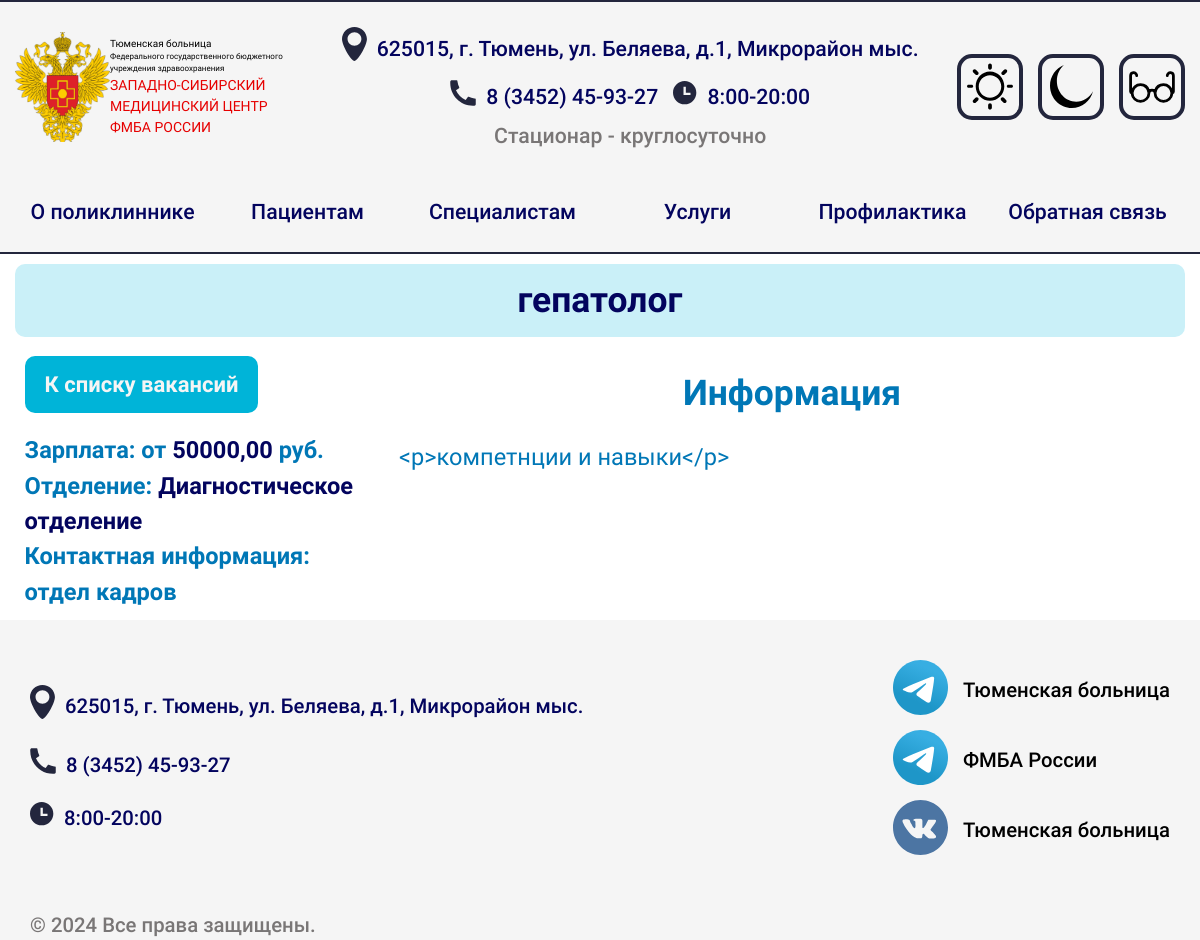
/vacancies/2/, run on the app's committed database.
### vacancy/models.py (models this page shows, shortened)
class Vacancy(models.Model):
    specialty = models.CharField(max_length=255, verbose_name="Специальность")
    salary = models.DecimalField(
        max_digits=10, decimal_places=2, verbose_name="Зарплата"
    )
    information = RichTextField(verbose_name="Информация")
    contact_info = RichTextField(verbose_name="Контактная информация")
    department = models.ForeignKey(
        Department,
        on_delete=models.CASCADE,
        related_name="vacancies",
        verbose_name="Отделение больницы",
    )
    created_at = models.DateTimeField(auto_now_add=True, verbose_name="Дата публикации")
    updated_at = models.DateTimeField(auto_now=True, verbose_name="Дата обновления")
    class Meta:
        verbose_name = "вакансия"
        verbose_name_plural = "Вакансии"

### hospital_departments/models.py (models this page shows, shortened)
class Department(models.Model):
       TYPE_CHOICES = [
           ('adult', 'Взрослая'),
           ('children', 'Детская')
       ]
       name = models.CharField(max_length=100, verbose_name="Название")
       location = models.CharField(max_length=255, verbose_name="Адрес")
       department_type = models.CharField(max_length=10, choices=TYPE_CHOICES, verbose_name="Отделение")
       description = RichTextField(verbose_name="Информация")
       class Meta:
        verbose_name = "отделение"
        verbose_name_plural = "Отделения больницы"

### vacancy/views.py (the view)
# urls.py: path("<int:pk>/", views.vacancy_detail, name="vacancy_detail"),
def vacancy_detail(request, pk):
    vacancy = get_object_or_404(Vacancy, pk=pk)
    return render(request, "vacancy/vacancy_detail.html", {"vacancy": vacancy})

### vacancy/templates/vacancy/vacancy_detail.html (shortened to what this page needs)
{% extends 'base.html' %}
{% load static %}
{% block content %}
  <section class="hero">
    <div class="hero__wrapper container">
      <h1 class="section__title middle background-border">{{ vacancy.specialty }}</h1>
      <div class="section__subtitle less align__left width--100">
        <aside class="aside no-100h vacancy">
          <a href="{% url 'vacancy_list' %}" class="button-standart slide__link fit-content margin__bottom--2">К списку вакансий</a>
          <p class="section__subtitle less align__left width--100">Зарплата: от <span class="section__title blue">{{ vacancy.salary }}</span> руб.</p>
          <p class="section__subtitle less align__left width--100">Отделение: <span class="section__title blue">{{ vacancy.department.name }}</span></p>
          <p class="section__subtitle less align__left width--100">Контактная информация:</p>
          <div>{{ vacancy.contact_info|safe }}</div>
        </aside><h2 class="section__title middle center margin__block--2">Информация</h2>{{ vacancy.information }}
      </div>
    </div>
  </section>
{% endblock %}

### main/static/deps/style-dist.css (style rules this page uses)
*,:after,:before { box-sizing:border-box }
:where(blockquote,figure):where([class]),body { margin:0 }
:where(h1,h2,h3,h4,h5,h6,p,ul,ol,dl):where([class]) { margin-block:0 }
p { --paragraphMarginBottom:24px;margin-block:0 }
html { height:100%;scroll-behavior:smooth }
body { min-height:100%;line-height:1.5 }
:root { --footer-font-size:1.375rem;--header-font-size:1.438rem }
.margin__bottom--2 { margin-bottom:20px }
.margin__block--2 { margin-block:20px }
.margin__bottom--2 { margin-bottom:1.25rem }
.margin__block--2 { margin-block:1.25rem }
.section__title { font-family:"Roboto";z-index:10 }
.section__title.blue { color:#03045E }
.section__title.middle { font-size:2.4rem }
.section__title.center { text-align:center }
.section__title.background-border { --indents:0.625rem;display:flex;justify-content:center;align-items:center;flex-wrap:nowrap;flex-direction:column;color:#03045E;background-color:#CAF0F8;width:100%;text-align:center;border-radius:var(--indents);padding-block:var(--indents);margin-block:var(--indents) }
@media screen and (width < 1300px) { .section__title.middle { font-size:clamp(2rem,2.9538461538vw,2.4rem) } }
.section__subtitle { font-family:"Roboto";z-index:10;color:#0077B6;font-size:1rem }
.section__subtitle.width--100 { width:100% }
.section__subtitle.less { font-size:1.475rem }
.section__subtitle.align__left { text-align:left }
.button-standart { display:flex;justify-content:flex-start;align-items:stretch;flex-wrap:nowrap;flex-direction:row;border:none;cursor:pointer;font-family:"Roboto";border-radius:10px;padding:0.75rem 1.25rem;font-weight:bold;font-size:1.375rem;color:#F5F5F5;background-color:#00B4D8;text-decoration:none;transition-duration:0.2s }
.fit-content { width:fit-content }
.aside { display:flex;justify-content:start;align-items:stretch;flex-wrap:nowrap;flex-direction:column;width:24rem;font-family:"Roboto";height:100%;float:left;font-weight:600 }
.aside.no-100h { height:auto }
.aside.vacancy { padding:0.6rem }
.index { display:flex;flex-direction:column;align-items:center }
.hero { display:flex;justify-content:flex-start;align-items:stretch;flex-wrap:nowrap;flex-direction:row }
.hero__wrapper { display:flex;justify-content:center;align-items:center;flex-wrap:nowrap;flex-direction:column;background-color:#FFFFFF;width:100% }
body { display:flex;justify-content:flex-start;align-items:stretch;flex-wrap:nowrap;flex-direction:row;position:relative;width:100%;background-position:center center;background-attachment:fixed;background-size:cover;overflow-x:hidden;height:100% }
.container { background-color:#FFFFFF;margin-inline:auto;padding-inline:15px;max-width:1330px }
html { overflow-x:hidden }

### data on the page
Vacancy: specialty "гепатолог", salary "50000,00", department.name "Диагностическое отделение", contact_info "отдел кадров", information "<p>компетнции и навыки</p>"
